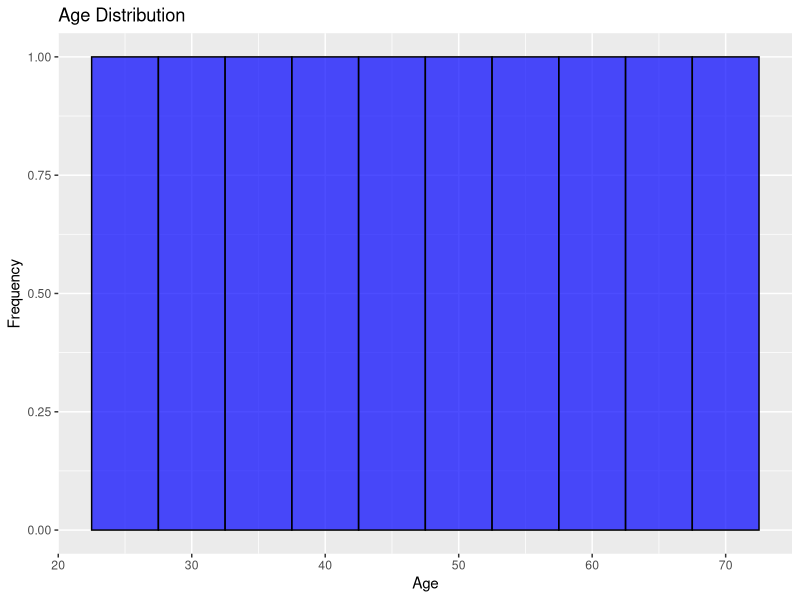

Write R code to recreate this figure.
setwd("C:/Users/Dell/OneDrive/Desktop/R Programming")
getwd()
data=read.csv("Experiment4.csv")
data 
library(ggplot2)
ggplot(data,aes(x=Age))+
  geom_histogram(binwidth=5,fill="blue",color="black",alpha=0.7)+
  labs(title="Age Distribution", x="Age", y="Frequency")